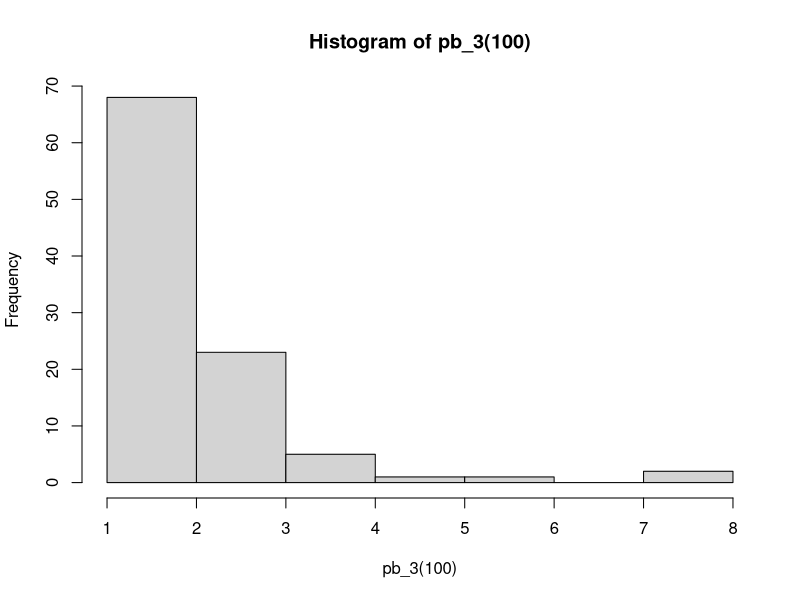
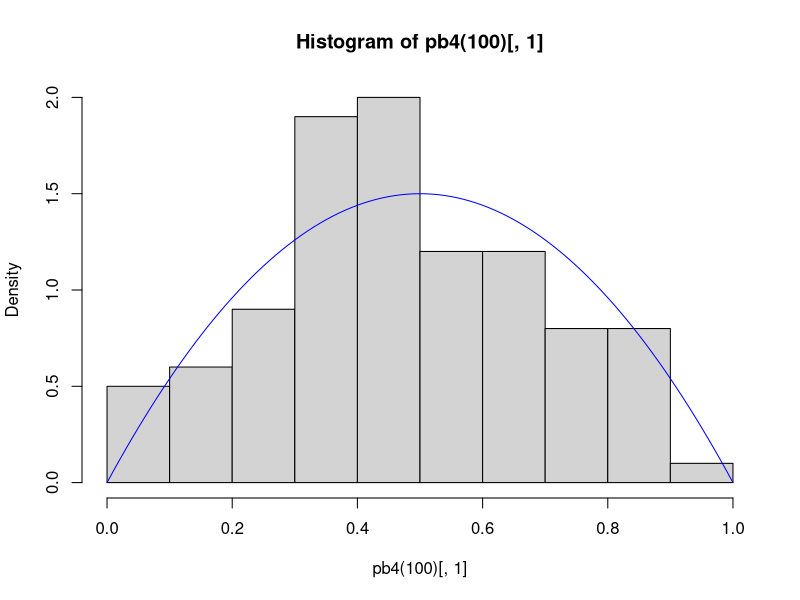
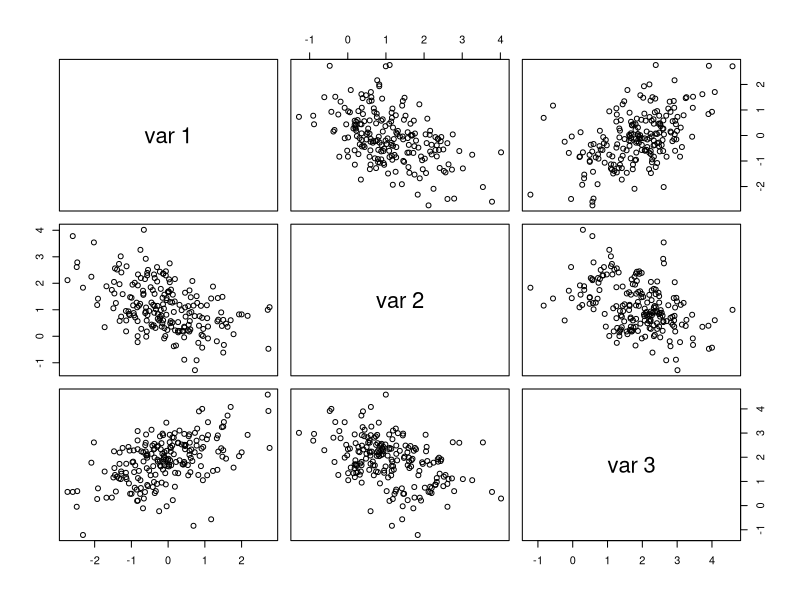

The R script that drew these images, in order:
# 1 Consider the binomial distribution with a parameter (n=5, 0.2)

## 1-(1)

pb1_1 <- function(n, p, gen){
  
  # n: total number of trial 
  # p: 'success' probability in binomial distribution
  # gen: the number of random numbers to generate
  
  random_numbers <- runif(gen, min=0, max=1)
  cdf <- pbinom(q=0:n, size=n, prob=p)
  
  binom_rnum <- cut(random_numbers, breaks=c(0, cdf), labels=0:n)
  binom_rnum <- as.numeric(as.character(binom_rnum))
  return(binom_rnum)
}

pb1_1(5, 0.2, 100)

## pb1_2 

pb1_2 <- function(n, p, gen){

  random_sum_vector = vector('numeric', gen)
    
  for (i in 1:gen){
    
    random_numbers <- runif(n, min=0, max=1)
    random_numbers <- ifelse(random_numbers <= 1-p, 0, 1)
    rv_sum <- sum(random_numbers)
    
    random_sum_vector[i] <- rv_sum
  }
  
  return(random_sum_vector)
}

pb1_2(5, 0.2, 100)

# plot(table(pb1_2(5, 0.2, 100)), xlab='number of trials',
#      ylab='probability', main='binomial distribution')

## pb1_3

result_comparison <- matrix(NA, 2, 3)

result_comparison[1:2, 1] <- c(mean(pb1_1(5, 0.2, 100)),
                               var(pb1_1(5, 0.2, 100)))

result_comparison[1:2, 2] <- c(mean(pb1_2(5, 0.2, 100)),
                               var(pb1_2(5, 0.2, 100)))

result_comparison[1:2, 3] <- c(5*.2, 5*.2*.8)
colnames(result_comparison) <- c('Inv Trans Method',
                                 'Trans Method',
                                 'Theoretical Values')
result_comparison

###############################################################

# 2

pb2 <- function(lambda, gen){
  
  pois_vector <- vector('numeric', gen)
  
  for (i in 1:gen){
    
    exp_gen = rexp(100, rate = lambda)
    
    if (exp_gen[1]>1) ind <- 0
    else ind = max(which((cumsum(exp_gen) <= 1))) 
    
    pois_vector[i] <- ind
  }
  
  return(pois_vector)
}

pb2(2, 100)

result_comparison2 <- matrix(NA, 2, 2)
result_comparison2[1:2, 1] <- c(mean(pb2(2, 100)), var(pb2(2, 100)))
result_comparison2[1:2, 2] <- c(2, 2)
colnames(result_comparison2) <- c('Random Number Generate', 'Theoretical')
result_comparison2


#################################################################

# 3

pb_3 <- function(gen){
  
  unif <- runif(gen, 0, 1)
  interest <- 1/sqrt(1-unif)
  
  return(interest)
}

pb_3(100)


hist(pb_3(100))

#################################################################

# 4

## 4-2

pb4 <- function(gen){
  
  random_numvec <- vector('numeric', gen)
  cnt_vec <- vector('numeric', gen)
  trial_vec <- vector('numeric', gen)
  
  total_trial <- 0
  
  for (i in 1:gen){
    
    cnt <- 0
    
    while(T)
    {
      unif <- runif(1, 0, 1)
      unif2 <- runif(1, 0, 1)
      nominator <- 6*unif2*(1-unif2)
      denominator <- 1.5 * 1
      threshold <- nominator / denominator  
      cnt <- cnt+1
      total_trial <- total_trial + 1
      
      if (unif <= threshold){
        random_numvec[i] <- unif2
        cnt_vec[i] <- cnt
        break
      }
    }
    
    if (i == gen) print(total_trial/100)
  }
  
  result <- data.frame(random_numvec, cnt_vec)
  return (result)
  
}
#$ 4-3
pb4(100)

hist(pb4(100)[,1], freq=F)
x <- seq(0, 1, 0.01)
y <- 6*x*(1-x)
lines(x, y, col='blue')


################################################################

# 5

pb5 <- function(gen){
  
  # gen: the number of random numbers to generate
  
  mu_vec <- as.matrix(c(0, 1, 2))
  sigma_mat <- matrix(c(1.0, -0.5, 0.5, -0.5, 1.0, -0.5, 0.5, -0.5, 1.0),
                      3, 3)
  
  L <- t(chol(sigma_mat))
  df <- matrix(NA, 3, gen)
  
  for (i in 1:gen){
  
    Z_vec <- as.matrix(rnorm(3, 0, 1))
    x_vec <- L %*% Z_vec + mu_vec
    df[,i] <- x_vec
  }

  pairs(t(df))
  return(t(df)) 
}

pb5(200)

